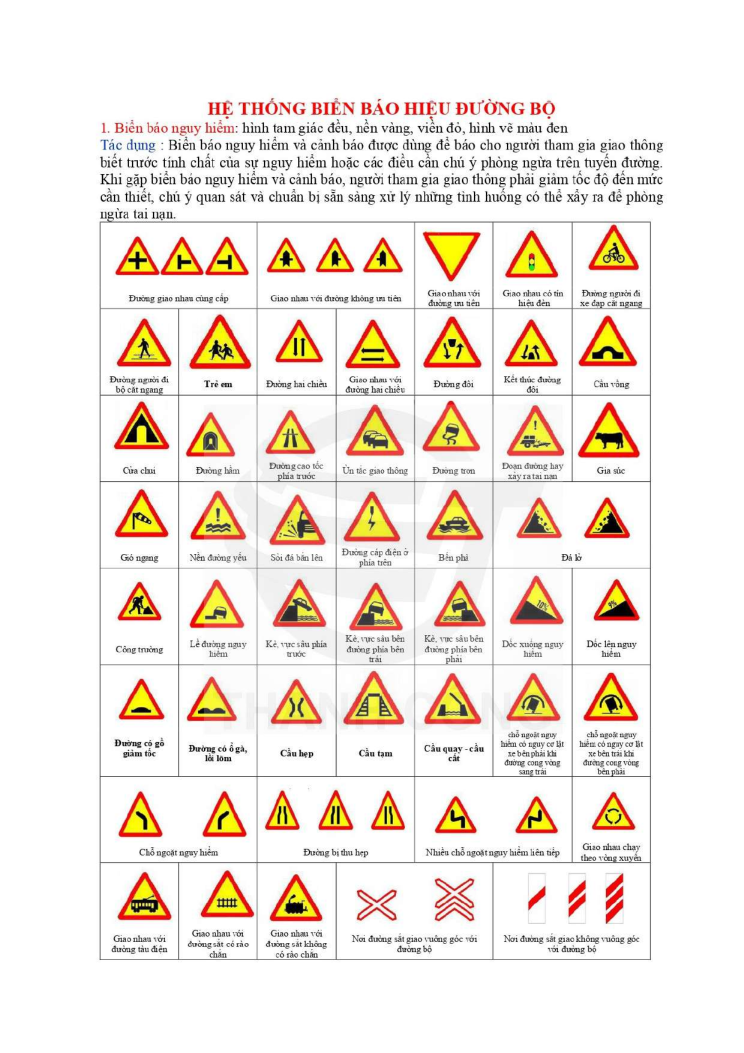
#> input picture images/page-1.png, 1488 x 2105 px, found by its file name (shown at 1/2 size)
$ python extract_and_seed.py
#> lines starting #> are read from the running program, lines starting #| are printed output that depends on the picture
"""Script tự động cắt ảnh biển báo từ các trang tài liệu scan (he-thong-bien-bao.md).

Và cập nhật dữ liệu chuẩn hóa vào backend/data/signs_catalog.csv cùng SQLite.
"""

from __future__ import annotations

import csv
import logging
from pathlib import Path

import cv2
import numpy as np

logging.basicConfig(level=logging.INFO, format="%(levelname)s: %(message)s")

WORKSPACE = Path("e:/xulyanh")
FRONTEND_SIGNS_DIR = WORKSPACE / "frontend" / "public" / "signs"
BACKEND_SIGNS_DIR = WORKSPACE / "backend" / "static" / "signs"
CATALOG_CSV_PATH = WORKSPACE / "backend" / "data" / "signs_catalog.csv"

FRONTEND_SIGNS_DIR.mkdir(parents=True, exist_ok=True)
BACKEND_SIGNS_DIR.mkdir(parents=True, exist_ok=True)


def extract_sign_graphic(cell: np.ndarray, pad: int = 4, min_area: int = 300) -> np.ndarray | None:
    """Tách phần đồ họa biển báo bằng phân tích độ bão hòa màu (saturation).

    Loại bỏ khung viền đen và chữ tiếng Việt ở đáy ô.
    """
    h, w, _ = cell.shape
    # Bỏ 2px viền ngoài của cell
    inner = cell[2 : h - 2, 2 : w - 2]
    ih, iw, _ = inner.shape

    hsv = cv2.cvtColor(inner, cv2.COLOR_BGR2HSV)
    sat = hsv[:, :, 1]
    val = hsv[:, :, 2]

    # Vùng có màu sắc (biển báo có màu đỏ, vàng, xanh, trắng bên trong)
    color_mask = (sat > 35) & (val > 35)

    # Nếu không tìm thấy màu (ví dụ biển phụ trắng đen), dùng ngưỡng nhị phân ở nửa trên
    if np.sum(color_mask) < 200:
        top_half = inner[: int(ih * 0.65), :]
        gray_top = cv2.cvtColor(top_half, cv2.COLOR_BGR2GRAY)
        mask_bw = gray_top < 220
        coords = np.argwhere(mask_bw)
        if len(coords) > 100:
            r0, c0 = coords.min(axis=0)
            r1, c1 = coords.max(axis=0) + 1
            r0 = max(0, r0 - pad)
            c0 = max(0, c0 - pad)
            r1 = min(top_half.shape[0], r1 + pad)
            c1 = min(top_half.shape[1], c1 + pad)
            return top_half[r0:r1, c0:c1]
        return None

    # Biển có màu: tìm các contour bao
    mask_u8 = color_mask.astype(np.uint8) * 255
    # Morph close để nối liền viền tròn / tam giác
    kernel = cv2.getStructuringElement(cv2.MORPH_ELLIPSE, (5, 5))
    mask_closed = cv2.morphologyEx(mask_u8, cv2.MORPH_CLOSE, kernel)

    cnts, _ = cv2.findContours(mask_closed, cv2.RETR_EXTERNAL, cv2.CHAIN_APPROX_SIMPLE)
    valid_boxes = []
    for c in cnts:
        area = cv2.contourArea(c)
        if area > min_area:
            valid_boxes.append(cv2.boundingRect(c))

    if not valid_boxes:
        return None

    # Lấy bbox bao toàn bộ các thành phần màu của biển
    min_x = min(b[0] for b in valid_boxes)
    min_y = min(b[1] for b in valid_boxes)
    max_x = max(b[0] + b[2] for b in valid_boxes)
    max_y = max(b[1] + b[3] for b in valid_boxes)

    x0 = max(0, min_x - pad)
    y0 = max(0, min_y - pad)
    x1 = min(iw, max_x + pad)
    y1 = min(ih, max_y + pad)

    crop = inner[y0:y1, x0:x1]
    return crop


def save_sign_images(sign_code: str, image: np.ndarray) -> str:
    """Lưu ảnh vào cả frontend public và backend static."""
    filename = f"{sign_code}.png"
    front_path = FRONTEND_SIGNS_DIR / filename
    back_path = BACKEND_SIGNS_DIR / filename
    cv2.imwrite(str(front_path), image)
    cv2.imwrite(str(back_path), image)
    return f"/signs/{filename}"


def main() -> None:
    p1 = cv2.imread(str(WORKSPACE / "images" / "page-1.png"))
#> p1 is the input picture: shape (2105, 1488, 3); mean B, G, R 226, 233.5, 242.1
    p2 = cv2.imread(str(WORKSPACE / "images" / "page-2.png"))
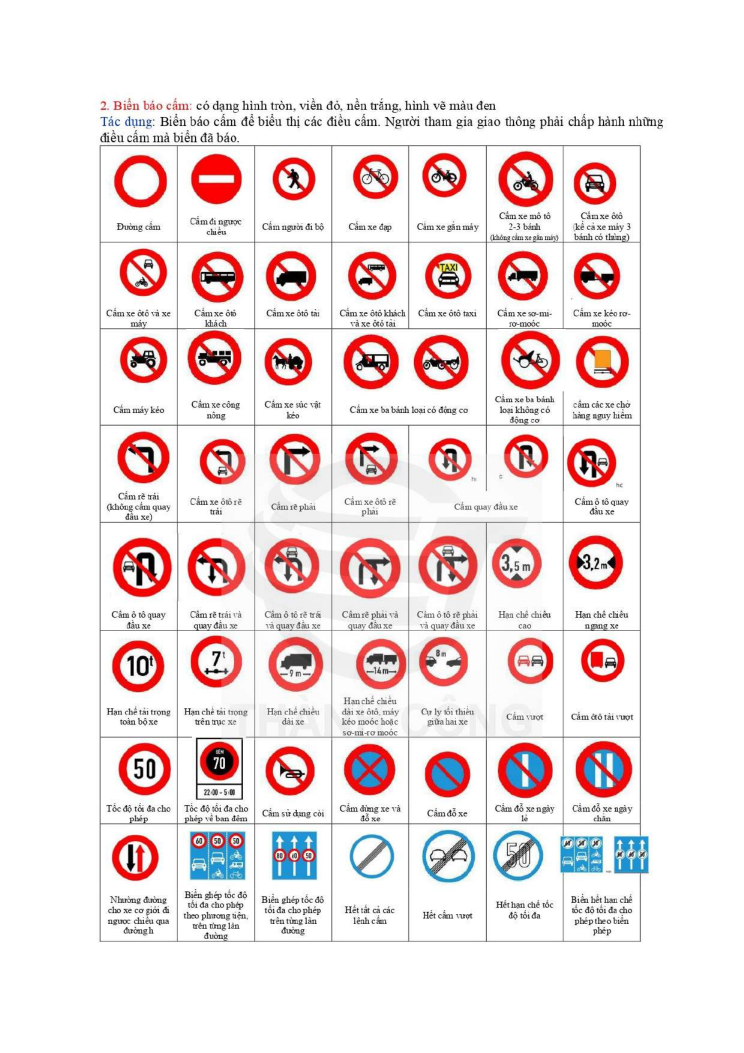
#> input picture images/page-2.png, 1488 x 2105 px, found by its file name (shown at 1/2 size)
#> p2 is the input picture: shape (2105, 1488, 3); mean B, G, R 226.8, 226.3, 239.5
    p3 = cv2.imread(str(WORKSPACE / "images" / "page-3.png"))
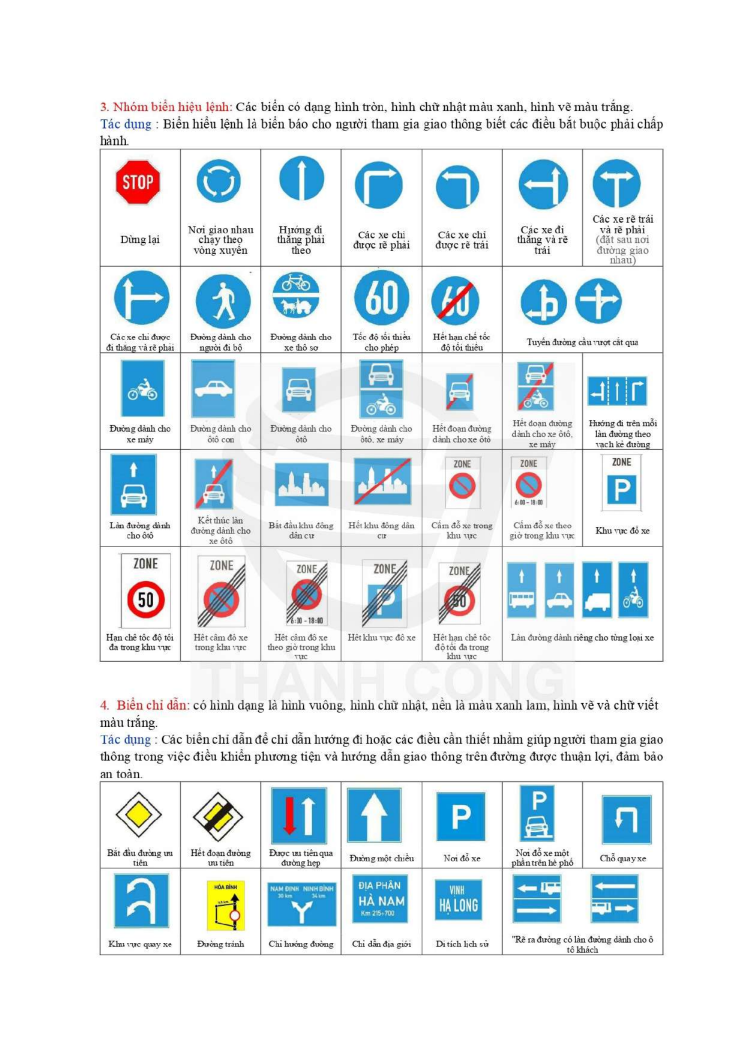
#> input picture images/page-3.png, 1488 x 2105 px, found by its file name (shown at 1/2 size)
#> p3 is the input picture: shape (2105, 1488, 3); mean B, G, R 239.1, 235.1, 226.7
    p4 = cv2.imread(str(WORKSPACE / "images" / "page-4.png"))
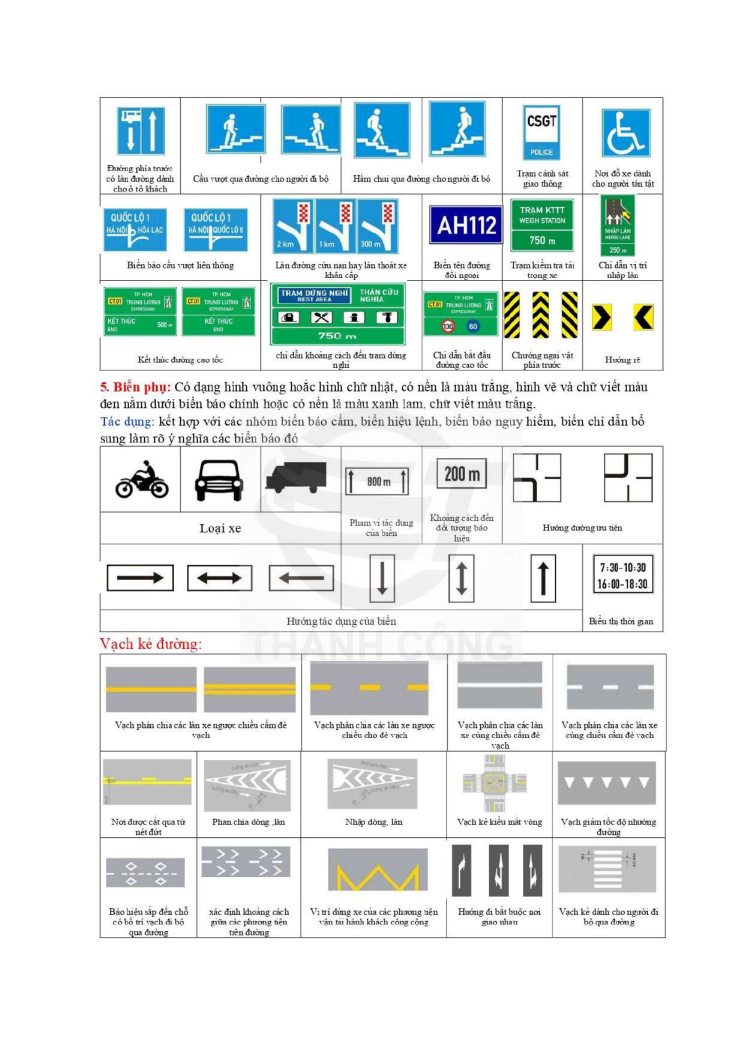
#> input picture images/page-4.png, 1488 x 2105 px, found by its file name (shown at 1/2 size)
#> p4 is the input picture: shape (2105, 1488, 3); mean B, G, R 232.1, 232.7, 225.4

    # Định nghĩa cấu hình trích xuất cho từng biển
    # (page, y1, y2, x1, x2, sub_idx: index contour nếu ô có nhiều biển)
    EXTRACTION_MAP: dict[str, tuple[np.ndarray, int, int, int, int, int | None]] = {
        # --- 23 Lớp cốt lõi phát hiện mô hình ---
        # P.102: Cấm đi ngược chiều (Page 2 row 0 col 1)
        "P.102": (p2, 290, 483, 354, 508, None),
        # P.103a: Cấm ô tô (Page 2 row 0 col 6)
        "P.103a": (p2, 290, 483, 1126, 1280, None),
        # P.104: Cấm xe máy (Page 2 row 0 col 5 - Cấm xe mô tô 2-3 bánh)
        "P.104": (p2, 290, 483, 972, 1126, None),
        # P.112: Cấm người đi bộ (Page 2 row 0 col 2)
        "P.112": (p2, 290, 483, 508, 663, None),
        # P.123a: Cấm rẽ trái (Page 2 row 3 col 0)
        "P.123a": (p2, 849, 1044, 200, 354, None),
        # P.123b: Cấm rẽ phải (Page 2 row 3 col 2)
        "P.123b": (p2, 849, 1044, 508, 663, None),
        # P.124a: Cấm quay đầu xe (Page 2 row 3 col 4)
        "P.124a": (p2, 849, 1044, 817, 972, None),
        # P.127: Tốc độ tối đa cho phép (Page 2 row 6 col 0)
        "P.127": (p2, 1474, 1647, 200, 354, None),
        # P.130: Cấm dừng xe và đỗ xe (Page 2 row 6 col 3)
        "P.130": (p2, 1474, 1647, 663, 817, None),
        # P.131a: Cấm đỗ xe (Page 2 row 6 col 4)
        "P.131a": (p2, 1474, 1647, 817, 972, None),
        # W.201a: Chỗ ngoặt nguy hiểm vòng bên trái (Page 1 row 6 col 0, left triangle)
        "W.201a": (p1, 1552, 1724, 200, 278, None),
        # W.201b: Chỗ ngoặt nguy hiểm vòng bên phải (Page 1 row 6 col 0, right triangle)
        "W.201b": (p1, 1552, 1724, 278, 356, None),
        # W.205a: Đường giao nhau cùng mức (Page 1 row 0 col 0, first triangle)
        "W.205a": (p1, 444, 616, 220, 320, 0),
        # W.207a: Giao nhau với đường không ưu tiên (Page 1 row 0 col 1, first triangle)
        "W.207a": (p1, 444, 616, 360, 480, 0),
        # W.208: Giao nhau với đường ưu tiên (Page 1 row 0 col 2)
        "W.208": (p1, 444, 616, 671, 828, None),
        # W.224: Đường người đi bộ cắt ngang (Page 1 row 1 col 0)
        "W.224": (p1, 616, 789, 200, 356, None),
        # W.227: Công trường (Page 1 row 4 col 0)
        "W.227": (p1, 1136, 1329, 200, 356, None),
        # R.301a: Các xe chỉ được đi thẳng (Page 3 row 0 col 2)
        "R.301a": (p3, 297, 531, 521, 681, None),
        # R.301d: Các xe chỉ được rẽ phải (Page 3 row 0 col 3)
        "R.301d": (p3, 297, 531, 681, 843, None),
        # R.303: Nơi giao nhau chạy theo vòng xuyến (Page 3 row 0 col 1)
        "R.303": (p3, 297, 531, 360, 521, None),
        # I.401: Bắt đầu đường ưu tiên (Page 3 row 5 col 0)
        "I.401": (p3, 1322, 1563, 200, 360, None),
        # I.423a: Vị trí người đi bộ sang ngang (Page 4 row 0 col 1)
        "I.423a": (p4, 194, 387, 360, 521, None),
        # I.443: Chợ / Khu vực dịch vụ (Page 4 row 1 col 1)
        "I.443": (p4, 387, 740, 360, 521, None),
        # --- Các biển quan trọng mở rộng từ tài liệu ---
        # Biển cấm
        "P.101": (p2, 290, 483, 200, 354, None),  # Đường cấm
        "P.105": (p2, 483, 657, 200, 354, None),  # Cấm xe ô tô và xe máy
        "P.106a": (p2, 483, 657, 508, 663, None),  # Cấm ô tô tải
        "P.107a": (p2, 483, 657, 354, 508, None),  # Cấm ô tô khách
        "P.110a": (p2, 290, 483, 663, 817, None),  # Cấm xe đạp
        "P.111a": (p2, 290, 483, 817, 972, None),  # Cấm xe gắn máy
        "P.115": (p2, 1044, 1260, 972, 1126, None),  # Hạn chế chiều cao (3.5m)
        "P.116": (p2, 1044, 1260, 1126, 1280, None),  # Hạn chế chiều ngang (3.2m)
        "P.117": (p2, 1260, 1474, 200, 354, None),  # Hạn chế tải trọng toàn bộ (10t)
        "P.125": (p2, 1260, 1474, 972, 1126, None),  # Cấm vượt
        "P.126": (p2, 1260, 1474, 1126, 1280, None),  # Cấm ô tô tải vượt
        "P.128": (p2, 1474, 1647, 508, 663, None),  # Cấm sử dụng còi
        "P.131b": (p2, 1474, 1647, 972, 1126, None),  # Cấm đỗ xe ngày lẻ
        "P.131c": (p2, 1474, 1647, 1126, 1280, None),  # Cấm đỗ xe ngày chẵn
        "DP.135": (p2, 1647, 1882, 663, 817, None),  # Hết tất cả các lệnh cấm
        "DP.134": (p2, 1647, 1882, 972, 1126, None),  # Hết hạn chế tốc độ tối đa
        # Biển nguy hiểm
        "W.204": (p1, 616, 789, 513, 671, None),  # Đường hai chiều
        "W.209": (p1, 444, 616, 828, 985, None),  # Giao nhau có tín hiệu đèn
        "W.211a": (p1, 1724, 1918, 356, 513, None),  # Giao nhau với đường sắt có rào chắn
        "W.217": (p1, 789, 963, 200, 356, None),  # Cửa chui
        "W.218": (p1, 789, 963, 356, 513, None),  # Đường hầm
        "W.222a": (p1, 789, 963, 828, 985, None),  # Đường trơn
        "W.225": (p1, 616, 789, 356, 513, None),  # Trẻ em
        "W.226": (p1, 444, 616, 985, 1144, None),  # Đường người đi xe đạp cắt ngang
        # Biển hiệu lệnh & chỉ dẫn
        "R.122": (p3, 297, 531, 200, 360, None),  # Dừng lại (STOP)
        "R.301c": (p3, 297, 531, 843, 1004, None),  # Các xe chỉ được rẽ trái
        "R.305": (p3, 531, 705, 360, 521, None),  # Đường dành cho người đi bộ
        "R.306": (p3, 531, 705, 681, 843, None),  # Tốc độ tối thiểu cho phép
        "R.403a": (p3, 705, 898, 200, 360, None),  # Đường dành cho xe máy
        "R.403b": (p3, 705, 898, 360, 521, None),  # Đường dành cho ô tô con
        "R.420": (p3, 898, 1092, 521, 681, None),  # Bắt đầu khu đông dân cư
        "R.421": (p3, 898, 1092, 681, 843, None),  # Hết khu đông dân cư
        "I.402": (p3, 1322, 1563, 360, 521, None),  # Hết đoạn đường ưu tiên
        "I.407a": (p3, 1322, 1563, 681, 843, None),  # Đường một chiều
        "I.408": (p3, 1322, 1563, 843, 1004, None),  # Nơi đỗ xe (P)
        "I.409": (p3, 1322, 1563, 1165, 1325, None),  # Chỗ quay xe
        "I.436": (p4, 194, 387, 681, 843, None),  # Trạm CSGT
        "I.444": (p4, 194, 387, 843, 1004, None),  # Nơi đỗ xe cho người tàn tật
        "I.451": (p4, 740, 891, 681, 843, None),  # Bắt đầu đường cao tốc
        "I.452": (p4, 740, 891, 200, 360, None),  # Kết thúc đường cao tốc
        "S.501": (p4, 891, 1087, 521, 681, None),  # Phạm vi tác dụng
        "S.502": (p4, 891, 1087, 681, 843, None),  # Khoảng cách báo hiệu
    }

    cropped_counts = 0
    # Cắt và lưu từng ảnh
    for code, (page, y1, y2, x1, x2, sub_idx) in EXTRACTION_MAP.items():
        cell = page[y1:y2, x1:x2]
        crop = extract_sign_graphic(cell)
        if crop is not None:
            save_sign_images(code, crop)
            cropped_counts += 1
            logging.info("Đã cắt thành công: %s (%dx%d)", code, crop.shape[1], crop.shape[0])
        else:
            logging.warning("Không thể trích xuất đồ họa cho: %s", code)
#> this loop made 65 passes
#> (code, y2, x2, sub_idx, h in extract_sign_graphic, w in extract_sign_graphic) on passes 1 to 8: ('P.102', 483, 508, None, 193, 154), ('P.103a', 483, 1280, None, 193, 154), ('P.104', 483, 1126, None, 193, 154), ('P.112', 483, 663, None, 193, 155), ('P.123a', 1044, 354, None, 195, 154), ('P.123b', 1044, 663, None, 195, 155), ('P.124a', 1044, 972, None, 195, 155), ('P.127', 1647, 354, None, 173, 154)
#> pass 1, in main, `cell = page[y1:y2, x1:x2]`:
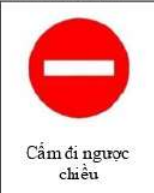
#> cell: shape (193, 154, 3); mean B, G, R 188.5, 188.5, 242.1
#> pass 1, in extract_sign_graphic, `inner = cell[2 : h - 2, 2 : w - 2]`:
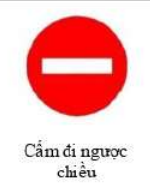
#> inner: shape (189, 150, 3); mean B, G, R 188.2, 188.1, 244.3

    logging.info("Tổng số ảnh biển báo đã cắt thành công: %d", cropped_counts)

    # Cập nhật backend/data/signs_catalog.csv
    # Đọc danh sách hiện có
    existing_rows: list[dict[str, str]] = []
    if CATALOG_CSV_PATH.exists():
        with CATALOG_CSV_PATH.open("r", encoding="utf-8") as f:
            reader = csv.DictReader(f)
            existing_rows = list(reader)

    # Cập nhật image_url cho các hàng hiện có (23 lớp đầu tiên)
    for row in existing_rows:
        code = row["sign_code"]
        img_path = FRONTEND_SIGNS_DIR / f"{code}.png"
        if img_path.exists():
            row["image_url"] = f"/signs/{code}.png"
#> (the rest of the program and of its run is left out)
